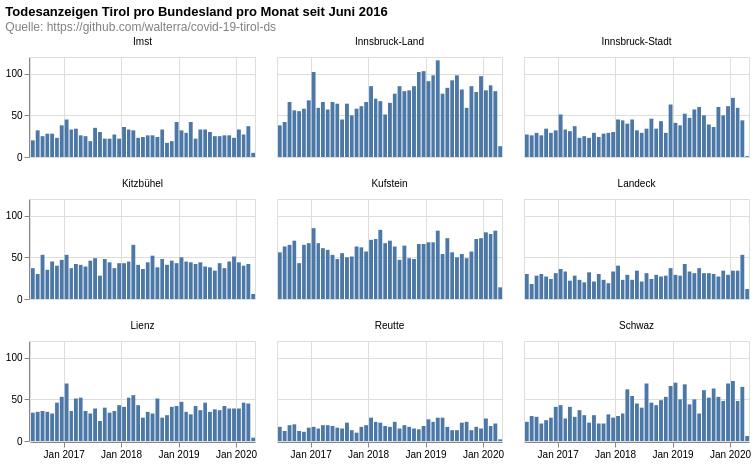

Write the Vega-Lite specification saved for this chart.
### Vega-Lite specification from a JSON file in a GitHub repository (floating-point values rounded to 4 significant figures; data arrays with more than 128 entries replaced by an {"elided": "..."} marker saying what was removed)
{"$schema": "https://vega.github.io/schema/vega-lite/v4.8.1.json", "columns": 3, "config": {"view": {"continuousHeight": 300, "continuousWidth": 400}}, "data": {"name": "data-939902e0e60d6cb3d1e64fa7706834e0"}, "datasets": {"data-939902e0e60d6cb3d1e64fa7706834e0": {"elided": "8939 records"}}, "facet": {"field": "district", "title": null, "type": "nominal"}, "spec": {"layer": [{"encoding": {"tooltip": [{"field": "date", "timeUnit": "yearmonth", "type": "temporal"}, {"aggregate": "sum", "field": "count", "type": "quantitative"}], "x": {"field": "date", "timeUnit": "yearmonth", "title": null, "type": "temporal"}, "y": {"aggregate": "sum", "field": "count", "title": null, "type": "quantitative"}}, "height": 100, "mark": "bar", "width": 225}]}, "title": {"color": "black", "subtitle": ["Quelle: https://github.com/walterra/covid-19-tirol-ds"], "subtitleColor": "gray", "text": ["Todesanzeigen Tirol pro Bundesland pro Monat seit Juni 2016"]}}
